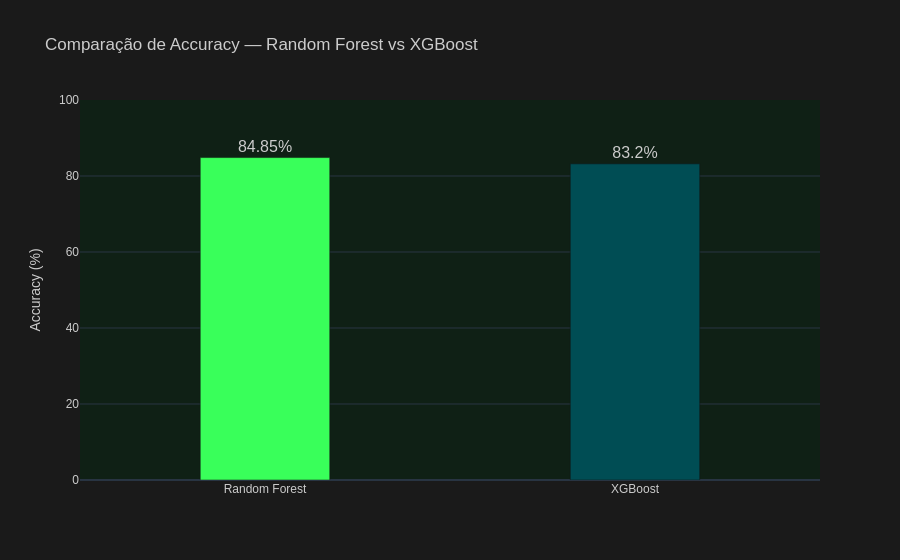

The notebook cell this image was saved under:
### Markdown cell above
## 5.2 Comparação de Accuracy

### Code cell
# Gráfico de barras — Accuracy comparativa
fig_acc: go.Figure = go.Figure()

fig_acc.add_trace(go.Bar(
    x=[metrics_rf['modelo']],
    y=[metrics_rf['accuracy']],
    name='Random Forest',
    marker_color='#39FF5A',
    text=[f"{metrics_rf['accuracy']}%"],
    textposition='outside',
    textfont=dict(size=16),
    width=0.35,
))

fig_acc.add_trace(go.Bar(
    x=[metrics_xgb['modelo']],
    y=[metrics_xgb['accuracy']],
    name='XGBoost',
    marker_color='#004D54',
    text=[f"{metrics_xgb['accuracy']}%"],
    textposition='outside',
    textfont=dict(size=16),
    width=0.35,
))

fig_acc.update_layout(
    **LAYOUT_PADRAO,
    title='Comparação de Accuracy — Random Forest vs XGBoost',
    yaxis_title='Accuracy (%)',
    yaxis=dict(range=[0, 100]),
    showlegend=False,
)
fig_acc.write_html(str(IMAGES_PATH / '14_accuracy_comparison.html'))
fig_acc.show()

### Figure 1 — Plotly figure (JSON) as saved in the notebook; plotly's stock layout.template omitted (floating-point values rounded to 4 significant figures)
{"data": [{"marker": {"color": "#39FF5A"}, "name": "Random Forest", "text": ["84.85%"], "textfont": {"size": 16}, "textposition": "outside", "type": "bar", "width": 0.35, "x": ["Random Forest"], "y": [84.85]}, {"marker": {"color": "#004D54"}, "name": "XGBoost", "text": ["83.2%"], "textfont": {"size": 16}, "textposition": "outside", "type": "bar", "width": 0.35, "x": ["XGBoost"], "y": [83.2]}], "layout": {"font": {"color": "#CCCCCC", "family": "Arial", "size": 12}, "paper_bgcolor": "#1A1A1A", "plot_bgcolor": "#0F2015", "showlegend": false, "title": {"text": "Comparação de Accuracy — Random Forest vs XGBoost"}, "yaxis": {"range": [0, 100], "title": {"text": "Accuracy (%)"}}}}
